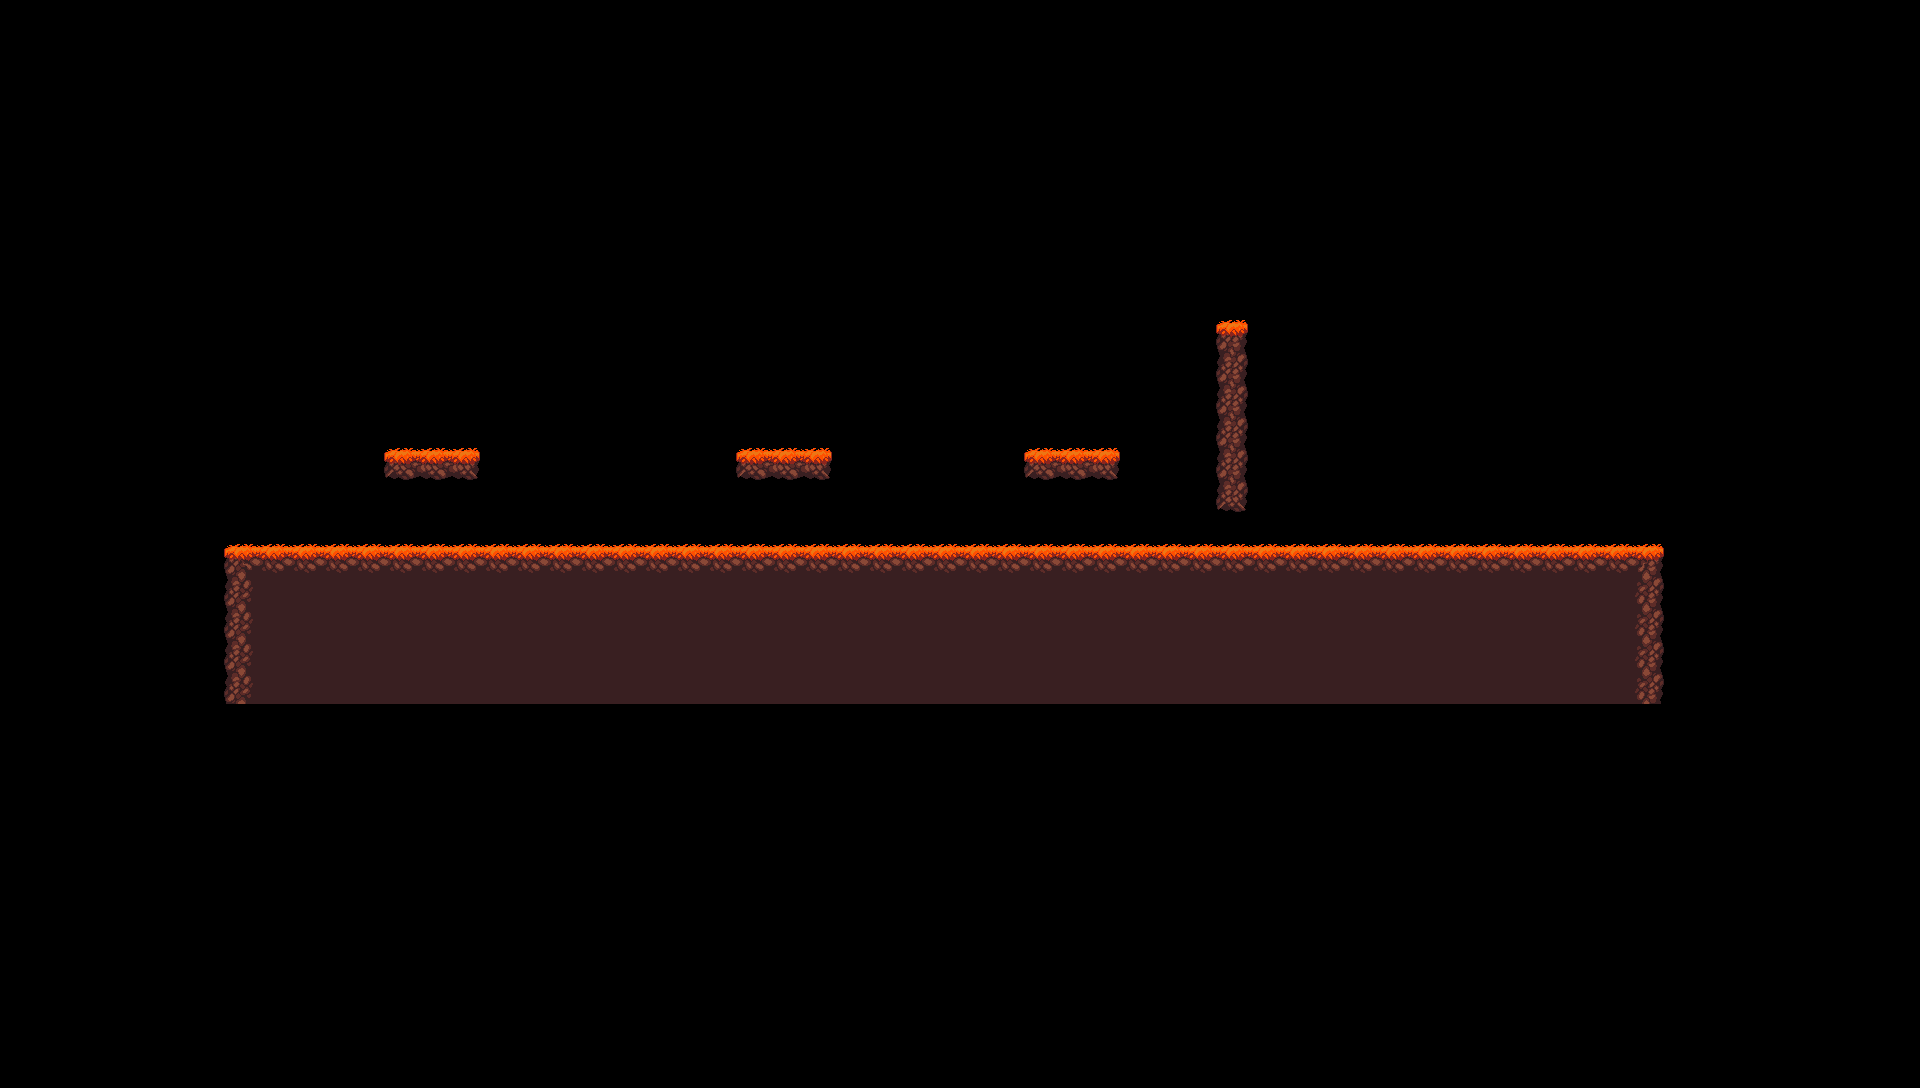

This is a level from a 2D game, rendered from its Tiled map with the project's own tilesets. A one-line summary and the complete map file follow:
An orthogonal 60x34 tile map with 32x32 px tiles, 1 tile layer (Слой тайлов 1).

<map version="1.10" tiledversion="1.11.2" orientation="orthogonal" renderorder="right-down" width="60" height="34" tilewidth="32" tileheight="32" infinite="0" nextlayerid="2" nextobjectid="1">
 <editorsettings>
  <export target="map.tmx" format="tmx" />
 </editorsettings>
 <tileset firstgid="1" name="Tileset" tilewidth="32" tileheight="32" tilecount="65" columns="13">
  <image source="Tileset.png" width="416" height="160" />
 </tileset>
 <layer id="1" name="Слой тайлов 1" width="60" height="34">
  <data encoding="csv">
0,0,0,0,0,0,0,0,0,0,0,0,0,0,0,0,0,0,0,0,0,0,0,0,0,0,0,0,0,0,0,0,0,0,0,0,0,0,0,0,0,0,0,0,0,0,0,0,0,0,0,0,0,0,0,0,0,0,0,0,
0,0,0,0,0,0,0,0,0,0,0,0,0,0,0,0,0,0,0,0,0,0,0,0,0,0,0,0,0,0,0,0,0,0,0,0,0,0,0,0,0,0,0,0,0,0,0,0,0,0,0,0,0,0,0,0,0,0,0,0,
0,0,0,0,0,0,0,0,0,0,0,0,0,0,0,0,0,0,0,0,0,0,0,0,0,0,0,0,0,0,0,0,0,0,0,0,0,0,0,0,0,0,0,0,0,0,0,0,0,0,0,0,0,0,0,0,0,0,0,0,
0,0,0,0,0,0,0,0,0,0,0,0,0,0,0,0,0,0,0,0,0,0,0,0,0,0,0,0,0,0,0,0,0,0,0,0,0,0,0,0,0,0,0,0,0,0,0,0,0,0,0,0,0,0,0,0,0,0,0,0,
0,0,0,0,0,0,0,0,0,0,0,0,0,0,0,0,0,0,0,0,0,0,0,0,0,0,0,0,0,0,0,0,0,0,0,0,0,0,0,0,0,0,0,0,0,0,0,0,0,0,0,0,0,0,0,0,0,0,0,0,
0,0,0,0,0,0,0,0,0,0,0,0,0,0,0,0,0,0,0,0,0,0,0,0,0,0,0,0,0,0,0,0,0,0,0,0,0,0,0,0,0,0,0,0,0,0,0,0,0,0,0,0,0,0,0,0,0,0,0,0,
0,0,0,0,0,0,0,0,0,0,0,0,0,0,0,0,0,0,0,0,0,0,0,0,0,0,0,0,0,0,0,0,0,0,0,0,0,0,0,0,0,0,0,0,0,0,0,0,0,0,0,0,0,0,0,0,0,0,0,0,
0,0,0,0,0,0,0,0,0,0,0,0,0,0,0,0,0,0,0,0,0,0,0,0,0,0,0,0,0,0,0,0,0,0,0,0,0,0,0,0,0,0,0,0,0,0,0,0,0,0,0,0,0,0,0,0,0,0,0,0,
0,0,0,0,0,0,0,0,0,0,0,0,0,0,0,0,0,0,0,0,0,0,0,0,0,0,0,0,0,0,0,0,0,0,0,0,0,0,0,0,0,0,0,0,0,0,0,0,0,0,0,0,0,0,0,0,0,0,0,0,
0,0,0,0,0,0,0,0,0,0,0,0,0,0,0,0,0,0,0,0,0,0,0,0,0,0,0,0,0,0,0,0,0,0,0,0,0,0,0,0,0,0,0,0,0,0,0,0,0,0,0,0,0,0,0,0,0,0,0,0,
0,0,0,0,0,0,0,0,0,0,0,0,0,0,0,0,0,0,0,0,0,0,0,0,0,0,0,0,0,0,0,0,0,0,0,0,0,0,5,0,0,0,0,0,0,0,0,0,0,0,0,0,0,0,0,0,0,0,0,0,
0,0,0,0,0,0,0,0,0,0,0,0,0,0,0,0,0,0,0,0,0,0,0,0,0,0,0,0,0,0,0,0,0,0,0,0,0,0,18,0,0,0,0,0,0,0,0,0,0,0,0,0,0,0,0,0,0,0,0,0,
0,0,0,0,0,0,0,0,0,0,0,0,0,0,0,0,0,0,0,0,0,0,0,0,0,0,0,0,0,0,0,0,0,0,0,0,0,0,18,0,0,0,0,0,0,0,0,0,0,0,0,0,0,0,0,0,0,0,0,0,
0,0,0,0,0,0,0,0,0,0,0,0,0,0,0,0,0,0,0,0,0,0,0,0,0,0,0,0,0,0,0,0,0,0,0,0,0,0,18,0,0,0,0,0,0,0,0,0,0,0,0,0,0,0,0,0,0,0,0,0,
0,0,0,0,0,0,0,0,0,0,0,0,41,42,43,0,0,0,0,0,0,0,0,41,42,43,0,0,0,0,0,0,41,42,43,0,0,0,18,0,0,0,0,0,0,0,0,0,0,0,0,0,0,0,0,0,0,0,0,0,
0,0,0,0,0,0,0,0,0,0,0,0,0,0,0,0,0,0,0,0,0,0,0,0,0,0,0,0,0,0,0,0,0,0,0,0,0,0,31,0,0,0,0,0,0,0,0,0,0,0,0,0,0,0,0,0,0,0,0,0,
0,0,0,0,0,0,0,0,0,0,0,0,0,0,0,0,0,0,0,0,0,0,0,0,0,0,0,0,0,0,0,0,0,0,0,0,0,0,0,0,0,0,0,0,0,0,0,0,0,0,0,0,0,0,0,0,0,0,0,0,
0,0,0,0,0,0,0,2,3,3,3,3,3,3,3,3,3,3,3,3,3,3,3,3,3,3,3,3,3,3,3,3,3,3,3,3,3,3,3,3,3,3,3,3,3,3,3,3,3,3,3,4,0,0,0,0,0,0,0,0,
0,0,0,0,0,0,0,15,16,16,16,16,16,16,16,16,16,16,16,16,16,16,16,16,16,16,16,16,16,16,16,16,16,16,16,16,16,16,16,16,16,16,16,16,16,16,16,16,16,16,16,17,0,0,0,0,0,0,0,0,
0,0,0,0,0,0,0,15,16,16,16,16,16,16,16,16,16,16,16,16,16,16,16,16,16,16,16,16,16,16,16,16,16,16,16,16,16,16,16,16,16,16,16,16,16,16,16,16,16,16,16,17,0,0,0,0,0,0,0,0,
0,0,0,0,0,0,0,15,16,16,16,16,16,16,16,16,16,16,16,16,16,16,16,16,16,16,16,16,16,16,16,16,16,16,16,16,16,16,16,16,16,16,16,16,16,16,16,16,16,16,16,17,0,0,0,0,0,0,0,0,
0,0,0,0,0,0,0,15,16,16,16,16,16,16,16,16,16,16,16,16,16,16,16,16,16,16,16,16,16,16,16,16,16,16,16,16,16,16,16,16,16,16,16,16,16,16,16,16,16,16,16,17,0,0,0,0,0,0,0,0,
0,0,0,0,0,0,0,0,0,0,0,0,0,0,0,0,0,0,0,0,0,0,0,0,0,0,0,0,0,0,0,0,0,0,0,0,0,0,0,0,0,0,0,0,0,0,0,0,0,0,0,0,0,0,0,0,0,0,0,0,
0,0,0,0,0,0,0,0,0,0,0,0,0,0,0,0,0,0,0,0,0,0,0,0,0,0,0,0,0,0,0,0,0,0,0,0,0,0,0,0,0,0,0,0,0,0,0,0,0,0,0,0,0,0,0,0,0,0,0,0,
0,0,0,0,0,0,0,0,0,0,0,0,0,0,0,0,0,0,0,0,0,0,0,0,0,0,0,0,0,0,0,0,0,0,0,0,0,0,0,0,0,0,0,0,0,0,0,0,0,0,0,0,0,0,0,0,0,0,0,0,
0,0,0,0,0,0,0,0,0,0,0,0,0,0,0,0,0,0,0,0,0,0,0,0,0,0,0,0,0,0,0,0,0,0,0,0,0,0,0,0,0,0,0,0,0,0,0,0,0,0,0,0,0,0,0,0,0,0,0,0,
0,0,0,0,0,0,0,0,0,0,0,0,0,0,0,0,0,0,0,0,0,0,0,0,0,0,0,0,0,0,0,0,0,0,0,0,0,0,0,0,0,0,0,0,0,0,0,0,0,0,0,0,0,0,0,0,0,0,0,0,
0,0,0,0,0,0,0,0,0,0,0,0,0,0,0,0,0,0,0,0,0,0,0,0,0,0,0,0,0,0,0,0,0,0,0,0,0,0,0,0,0,0,0,0,0,0,0,0,0,0,0,0,0,0,0,0,0,0,0,0,
0,0,0,0,0,0,0,0,0,0,0,0,0,0,0,0,0,0,0,0,0,0,0,0,0,0,0,0,0,0,0,0,0,0,0,0,0,0,0,0,0,0,0,0,0,0,0,0,0,0,0,0,0,0,0,0,0,0,0,0,
0,0,0,0,0,0,0,0,0,0,0,0,0,0,0,0,0,0,0,0,0,0,0,0,0,0,0,0,0,0,0,0,0,0,0,0,0,0,0,0,0,0,0,0,0,0,0,0,0,0,0,0,0,0,0,0,0,0,0,0,
0,0,0,0,0,0,0,0,0,0,0,0,0,0,0,0,0,0,0,0,0,0,0,0,0,0,0,0,0,0,0,0,0,0,0,0,0,0,0,0,0,0,0,0,0,0,0,0,0,0,0,0,0,0,0,0,0,0,0,0,
0,0,0,0,0,0,0,0,0,0,0,0,0,0,0,0,0,0,0,0,0,0,0,0,0,0,0,0,0,0,0,0,0,0,0,0,0,0,0,0,0,0,0,0,0,0,0,0,0,0,0,0,0,0,0,0,0,0,0,0,
0,0,0,0,0,0,0,0,0,0,0,0,0,0,0,0,0,0,0,0,0,0,0,0,0,0,0,0,0,0,0,0,0,0,0,0,0,0,0,0,0,0,0,0,0,0,0,0,0,0,0,0,0,0,0,0,0,0,0,0,
0,0,0,0,0,0,0,0,0,0,0,0,0,0,0,0,0,0,0,0,0,0,0,0,0,0,0,0,0,0,0,0,0,0,0,0,0,0,0,0,0,0,0,0,0,0,0,0,0,0,0,0,0,0,0,0,0,0,0,0
</data>
 </layer>
</map>
